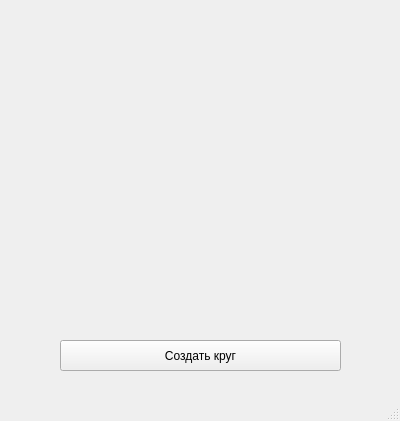
<?xml version="1.0" encoding="UTF-8"?>
<ui version="4.0">
 <class>MainWindow</class>
 <widget class="QMainWindow" name="MainWindow">
  <property name="geometry">
   <rect>
    <x>0</x>
    <y>0</y>
    <width>400</width>
    <height>421</height>
   </rect>
  </property>
  <property name="windowTitle">
   <string>MainWindow</string>
  </property>
  <widget class="QWidget" name="centralwidget">
   <widget class="QPushButton" name="startbtn">
    <property name="geometry">
     <rect>
      <x>60</x>
      <y>340</y>
      <width>281</width>
      <height>31</height>
     </rect>
    </property>
    <property name="text">
     <string>Создать круг</string>
    </property>
   </widget>
  </widget>
  <widget class="QMenuBar" name="menubar">
   <property name="geometry">
    <rect>
     <x>0</x>
     <y>0</y>
     <width>400</width>
     <height>21</height>
    </rect>
   </property>
  </widget>
  <widget class="QStatusBar" name="statusbar"/>
 </widget>
 <resources/>
 <connections/>
</ui>
